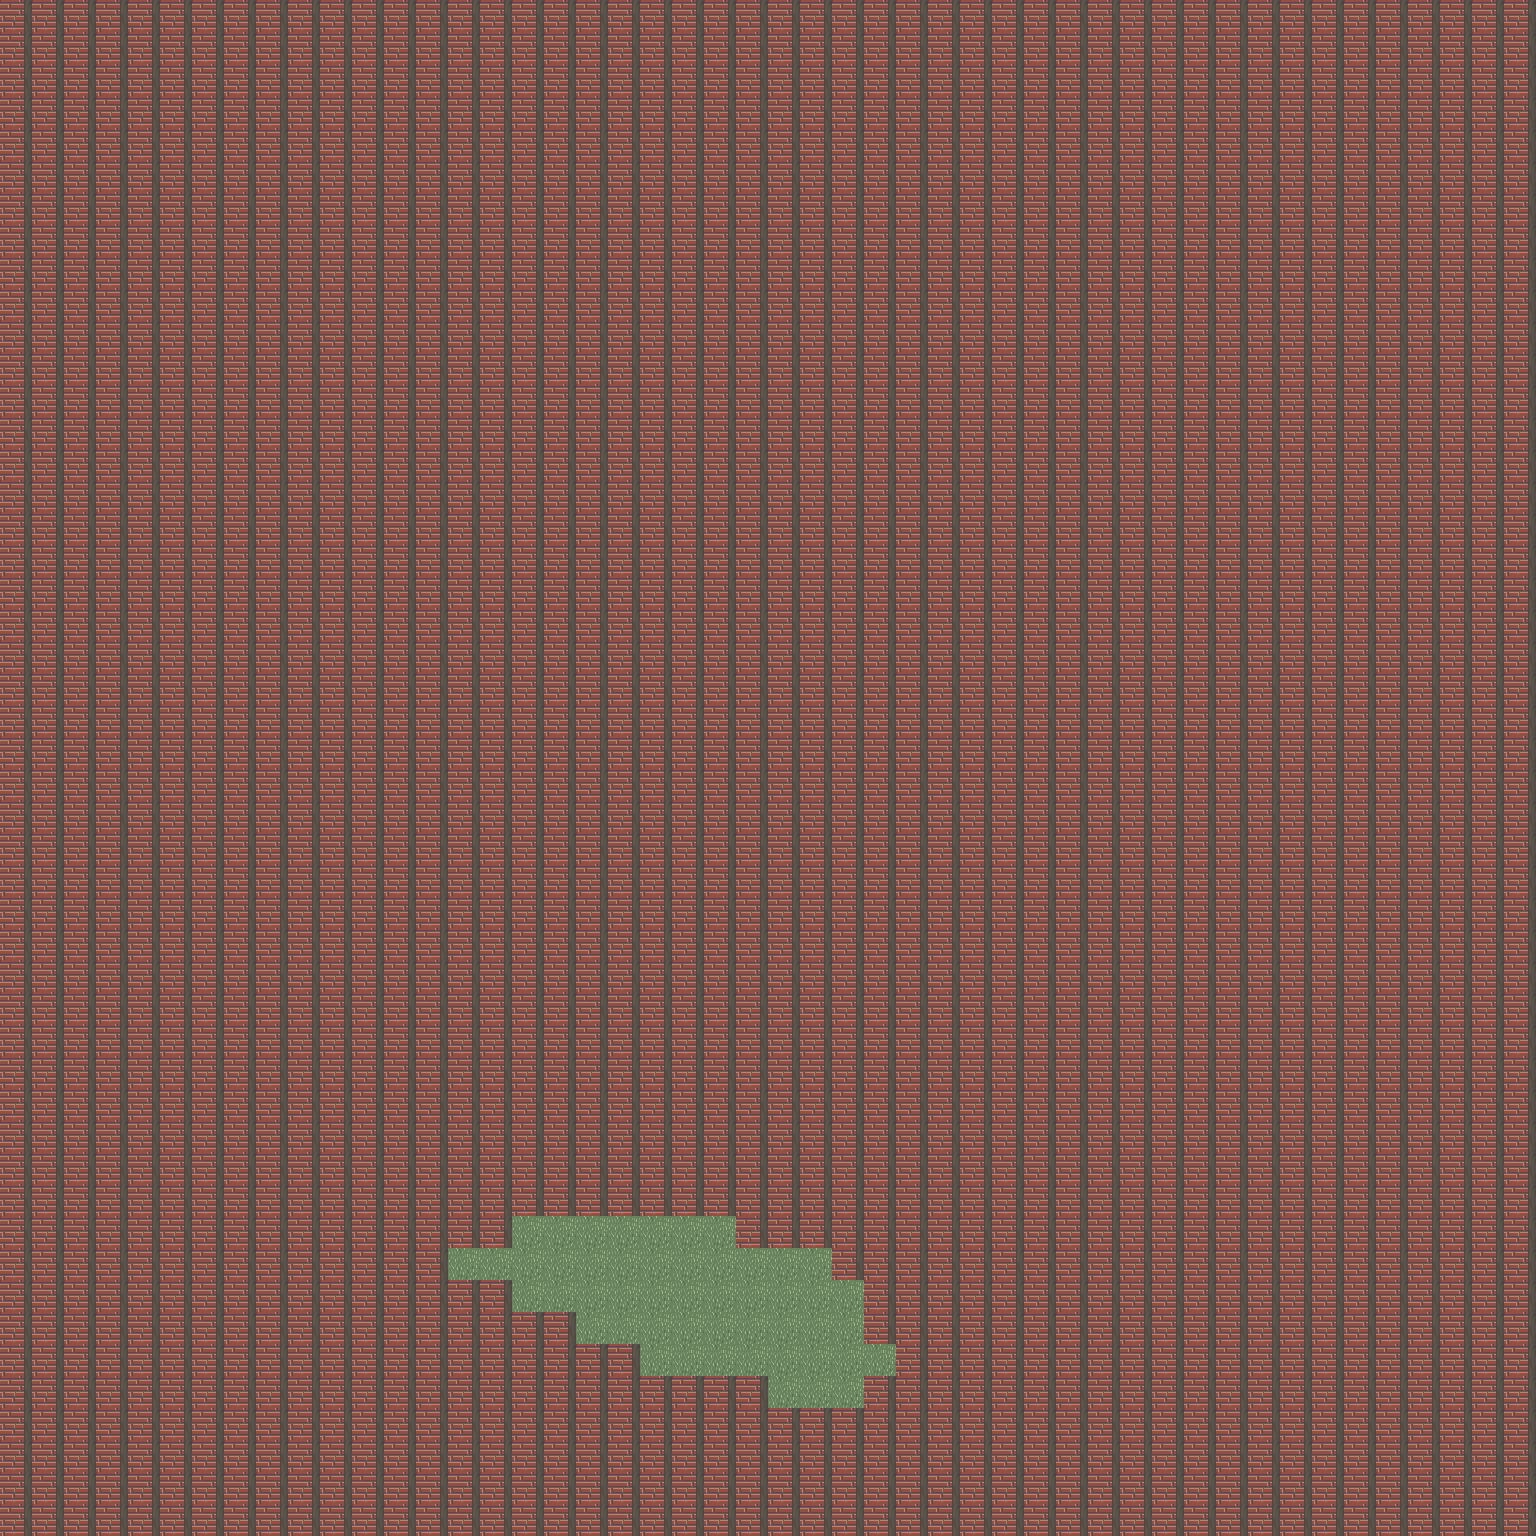

This is a level from a 2D game, rendered from its Tiled map with the project's own tilesets. A one-line summary and the map file follow, with tile-layer data summarised:
An orthogonal 48x48 tile map with 32x32 px tiles, 3 tile layers (below, world, above), 3 tilesets.

<map version="1.8" tiledversion="1.8.6" orientation="orthogonal" renderorder="right-down" width="48" height="48" tilewidth="32" tileheight="32" infinite="0" nextlayerid="4" nextobjectid="1">
 <editorsettings>
  <export target="kinda_map_moment.json" format="json" />
 </editorsettings>
 <tileset firstgid="1" name="A4" tilewidth="32" tileheight="32" tilecount="528" columns="24">
  <image source="../tilesets/A4.png" width="768" height="720" />
 </tileset>
 <tileset firstgid="529" name="A5" tilewidth="32" tileheight="32" tilecount="288" columns="12">
  <image source="../tilesets/A5.png" width="384" height="768" />
 </tileset>
 <tileset firstgid="817" name="Outside" tilewidth="32" tileheight="32" tilecount="260" columns="20">
  <image source="../tilesets/Outside.png" width="646" height="439" />
 </tileset>
 <layer id="1" name="below" width="48" height="48">
  <data>[2304 cells, 2304 non-empty, 1 distinct tile ids]</data>
 </layer>
 <layer id="2" name="world" width="48" height="48">
  <data>[2304 cells, 0 non-empty, 0 distinct tile ids]</data>
 </layer>
 <layer id="3" name="above" width="48" height="48">
  <data>[2304 cells, 50 non-empty, 1 distinct tile ids]</data>
 </layer>
</map>
